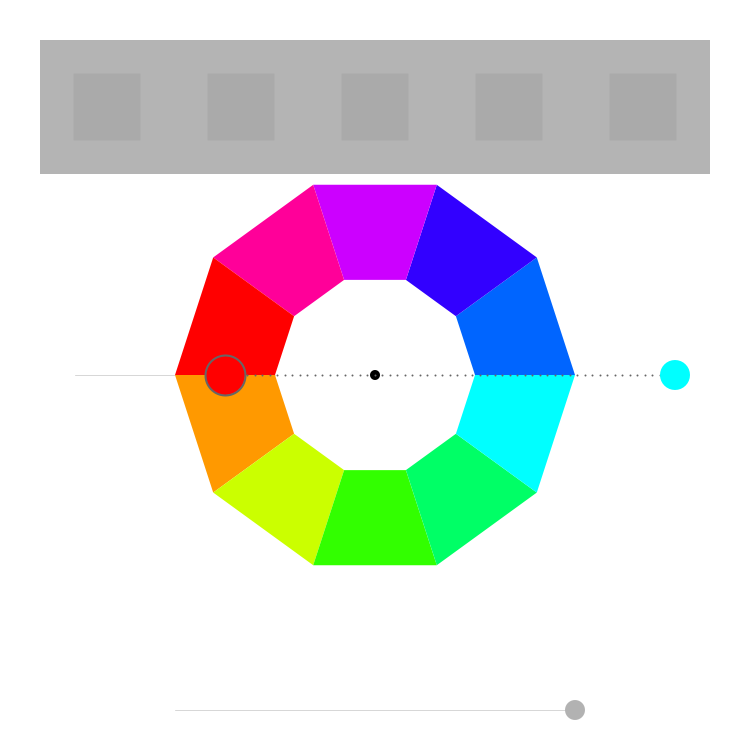
Frame 1 (no input)
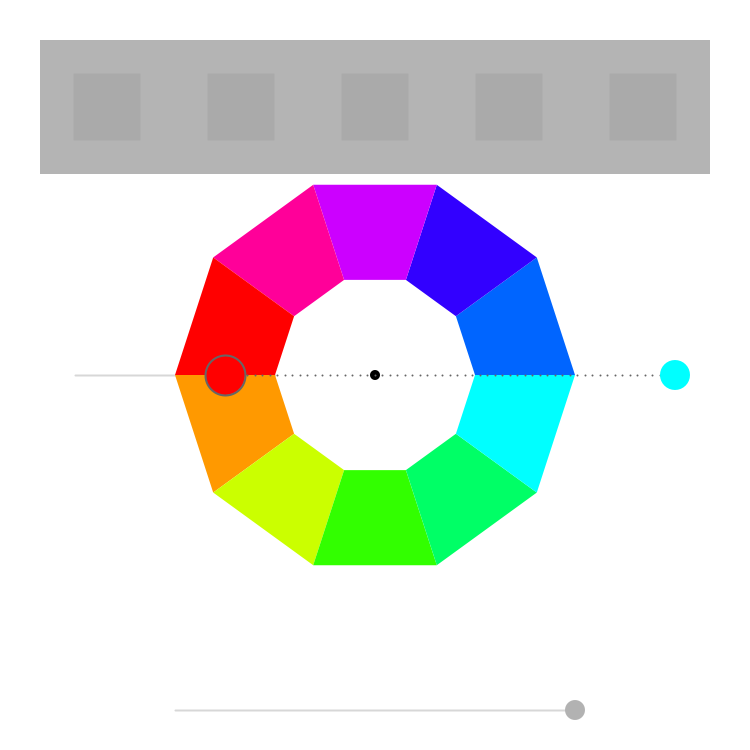
Frame 60 (the mouse pressed at the canvas centre just before this capture)
Frame 120 (the mouse held since frame 60 and released just before this capture): identical to frame 60, image omitted

The Processing sketch that drew these frames (run headless with seeded random() and noise(); from frame 60 on, the mouse is pressed at the canvas centre):

// Processing sketch: w4_01
// ── w4_01.pde
/*
 * Creative Coding
 * Week 4, 01 - an interactive colour wheel picker
 * by Indae Hwang and Jon McCormack
 * Copyright (c) 2014 Monash University
 *
 * This program draws an interactive colour selection wheel
 * Drag the colour circle around the hue wheel to change hue, change the distance
 * from the wheel to control brightness.
 *
 * Another colour circle is displayed showing the colour 180 degrees from the current colour
 * 
 */

// colourHandle: the user interface element to changing colours over the wheel
// It has a postion and a size
//
float colorHandleX;
float colorHandleY;
float handleSize = 30;

// boolean isLocked
// the state of handle: when the color handle is pressed, 
// color hand is locked–released as the left mouse button is released 
//
boolean isLocked = false;

// Wheel radius: inner and outer
//
float innerR = 100; // inner
float outerR = 200; // outer
float outerR2 = outerR * 1.5; // limit of the handle's "pull" range

// current and complementry colour
float hueValue = 180;
float brightValue = 100;
float complementryHue = 0;

int numMemoryCells;
color[] hueMemory;
color[] complementaryMemory;
int currentMemoryPointer;

// saturation
float satLineLength;
PVector satCirclePos;
float satCircleRadius;
float saturation;
boolean movingSatCircle;

float gutter;

void setup() {
  size(750, 750);
  colorMode(HSB, 360, 100, 100); // use HSB colour mode, H=0->360, S=0->100, B=0->100

  colorHandleX = width/2+300;
  colorHandleY = height/2;
  
  numMemoryCells = 5;
  hueMemory = new color[numMemoryCells];
  complementaryMemory = new color[numMemoryCells];
  initMemoryCells();
  currentMemoryPointer = 0;
  
  gutter = 40;
  satLineLength = 400;
  satCirclePos = new PVector((width + satLineLength)/2, height-gutter);
  satCircleRadius = 10;
  movingSatCircle = false;
  saturation = 100;
}


void draw() {
  //Since were using HSB colour mode this clears the display window to white
  //         H  S  B
  background(0, 0, 100);

  // draw squares for color memory
  rectMode(CENTER);
  float memoryCellSize = (width - (gutter * 2))/ numMemoryCells;
  for (int i = 0; i < numMemoryCells; i++) {
    noStroke();
    fill(hueMemory[i]);
    float x = gutter + memoryCellSize/2 + memoryCellSize * i;
    float y = gutter + memoryCellSize/2;
    rect(x, y, memoryCellSize, memoryCellSize);
    
    noStroke();
    fill(complementaryMemory[i]);
    rect(x, y, memoryCellSize/2, memoryCellSize/2);
  }
    
  // draw ui for saturation
  float satx = (width - satLineLength) / 2;
  float saty = height - gutter;
  stroke(0, 40);
  line(satx, saty, satx+satLineLength, saty);
  
  if (movingSatCircle) {
    satCirclePos.x = constrain(mouseX, (width-satLineLength)/2, (width+satLineLength)/2);
    saturation = calculateSatValue();
  }
  
  noStroke();
  fill(0,0,70);
  ellipse(satCirclePos.x,satCirclePos.y,satCircleRadius*2,satCircleRadius*2);
  
  // draw reference line at the 0/360 hue boundary
  stroke(0, 40);
  line(width/2 - innerR, height/2, width/2 - outerR2, height/2);

  //draw itten's color wheel - we'll use a QUAD_STRIP for this
  noStroke();
  beginShape(QUAD_STRIP);
  for (int i=0; i<=10; i++) {
    float angle = radians(36*i-90); // 10 x 36 degree steps

    //   Hue   Sat  Brightness
    fill(36*i, saturation, 100);  // change the colour as we're building the quads

    //outside(top)
    vertex( width/2 + outerR*sin(angle), height/2 + outerR*cos(angle) );
    //inside(down)
    vertex( width/2 + innerR*sin(angle), height/2 + innerR*cos(angle) );
  }
  endShape(CLOSE);


  // colour handle Position Update
  colorHandleUpdate();

  //draw dotted line from center to colorhandle
  dotLine(width/2, height/2, colorHandleX, colorHandleY, 40); 

  //draw color handle
  noStroke();
  fill(0);
  ellipse(width/2, height/2, 10, 10);

  //   Hue       Sat  Brightness
  fill(hueValue, saturation, brightValue);
  ellipse(colorHandleX, colorHandleY, handleSize, handleSize );

  //complementry color for colorHandle (comHand)
  float angleComHand = atan2(colorHandleY-height/2, colorHandleX-width/2) + PI;
  float radiusComeHand = 150;
  float comHandX = width/2  + radiusComeHand * cos(angleComHand);
  float comHandY = height/2 + radiusComeHand * sin(angleComHand);

  //dotline from center to comHand
  dotLine(width/2, height/2, comHandX, comHandY, 20); 

  complementryHue = calculateCompHue(hueValue);

  //println("hueValue: "+hueValue + " + "+"comhue: "+complementryHue);

  fill( complementryHue, 100, brightValue );
  ellipse(comHandX, comHandY, 40, 40);
}

/*
 * calculateCompHue
 *
 * Calculates the complimentary hue from the hue supplied
 */
float calculateCompHue(float hueValue) {

  // Calculate complimentary color with hueValue
  // The complimentary colour should be 180 degrees opposite the selected colour
  if (hueValue >= 180 && hueValue < 360) {
    return hueValue-180;
  } else 
    return hueValue+180;
}


/*
 * colorHandleUpdate
 *
 * Updates the position and orientation of the colour handle based on
 * mouse position when left mouse button is pressed.
 */
void colorHandleUpdate() {

  // isLocked will be true if we pressed the mouse down while over the handle
  if (isLocked) {
    
    calculateHueValues();

    //Shape for the locked colorHandle 
    noStroke(); 
    fill(0, 0, 85);
    ellipse(colorHandleX, colorHandleY, handleSize+20, handleSize+20);
  }
}

float calculateSatValue() {
  return map(satCirclePos.x, (width-satLineLength)/2, (width+satLineLength)/2, 0, 100);
}

void calculateHueValues() {
    // calculate angle of handle based on mouse position
    // atan2 value is in the range from pi to -pi
    float angle = atan2(mouseY-height/2, mouseX-width/2  );
    float distance = dist(mouseX, mouseY, width/2, height/2);
    float radius = constrain(distance, outerR, outerR2); 
    colorHandleX = width/2  + radius * cos(angle);
    colorHandleY = height/2 + radius * sin(angle);

    hueValue = map (degrees(angle), -180, 180, 360, 0);

    // map distance from outer edge of the wheel to brightness
    brightValue = map(radius, outerR, outerR2, 0, 100);  
}

/*
 * isWithinCircle
 * boolean function that returns true if the mouse is within the circle with centre (x,y) radius r
 */
boolean isWithinCircle(float x, float y, float r) {
  float distance = dist(mouseX, mouseY, x, y);
  return (distance <= r);
}

/*
 * dotLine
 * draw a dotted line from (x1,y1) to (x2,y2)
 */
void dotLine(float x1, float y1, float x2, float y2, int dotDetail) {

  for (int i=0; i<=dotDetail; i++) {
    float dotDetailFloat = (float) dotDetail;
    float dotX = lerp(x1, x2, i/dotDetailFloat);
    float dotY = lerp(y1, y2, i/dotDetailFloat);
    strokeWeight(2);
    stroke(0, 0, 40);
    point(dotX, dotY);
  }
}

/*
 * mousePressed
 * When mouse button is first pressed, check if the user has pressed over the colour handle
 * If so, set isLocked to true to lock manipulation of the handle
 *
 */
void mousePressed() {
  if (isWithinCircle(colorHandleX, colorHandleY, handleSize)) {
    isLocked = true;
  } else if (isWithinCircle(satCirclePos.x, satCirclePos.y,satCircleRadius)) {
    movingSatCircle = true;
  }
}

/*
 * mouseReleased
 * Unlock control of the handle
 *
 */
void mouseReleased() {
    
  if (isLocked) {  
    //calculateHueValues();
    hueMemory[currentMemoryPointer] = color(hueValue, saturation, brightValue);
    complementaryMemory[currentMemoryPointer] = color(calculateCompHue(hueValue), saturation, brightValue);    
    currentMemoryPointer++;
    if (currentMemoryPointer >= numMemoryCells) {
      currentMemoryPointer = 0;
    }
  }
  
  isLocked = false;
  movingSatCircle = false;

}

/**
 * Initialize memory squares to gray.
 */
 void initMemoryCells() {
   for (int i = 0; i < numMemoryCells; i++) {
     hueMemory[i] = color(255);
     complementaryMemory[i] = color(240);
   }
 }
